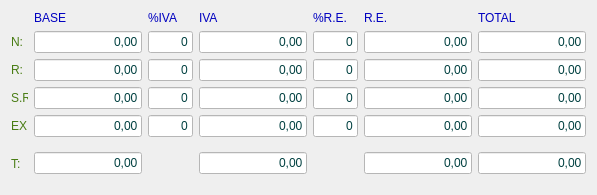
        <widget class="QWidget" name="tab_4">
         <attribute name="title">
          <string>Desglose</string>
         </attribute>
         <layout class="QGridLayout" name="gridLayout_11">
          <item row="0" column="1">
           <widget class="QLabel" name="label_28">
            <property name="styleSheet">
             <string notr="true">color: rgb(0, 0, 192);</string>
            </property>
            <property name="text">
             <string>BASE</string>
            </property>
           </widget>
          </item>
          <item row="0" column="2">
           <widget class="QLabel" name="label_55">
            <property name="styleSheet">
             <string notr="true">color: rgb(0, 0, 192);</string>
            </property>
            <property name="text">
             <string>%IVA</string>
            </property>
           </widget>
          </item>
          <item row="0" column="3">
           <widget class="QLabel" name="label_56">
            <property name="styleSheet">
             <string notr="true">color: rgb(0, 0, 192);</string>
            </property>
            <property name="text">
             <string>IVA</string>
            </property>
           </widget>
          </item>
          <item row="0" column="4">
           <widget class="QLabel" name="label_57">
            <property name="styleSheet">
             <string notr="true">color: rgb(0, 0, 192);</string>
            </property>
            <property name="text">
             <string>%R.E.</string>
            </property>
           </widget>
          </item>
          <item row="0" column="5">
           <widget class="QLabel" name="label_58">
            <property name="styleSheet">
             <string notr="true">color: rgb(0, 0, 192);</string>
            </property>
            <property name="text">
             <string>R.E.</string>
            </property>
           </widget>
          </item>
          <item row="0" column="6">
           <widget class="QLabel" name="label_59">
            <property name="styleSheet">
             <string notr="true">color: rgb(0, 0, 192);</string>
            </property>
            <property name="text">
             <string>TOTAL</string>
            </property>
           </widget>
          </item>
          <item row="1" column="0">
           <widget class="QLabel" name="label_18">
            <property name="maximumSize">
             <size>
              <width>17</width>
              <height>16777215</height>
             </size>
            </property>
            <property name="styleSheet">
             <string notr="true">color: rgb(72, 124, 19);</string>
            </property>
            <property name="text">
             <string>N:</string>
            </property>
           </widget>
          </item>
          <item row="1" column="1">
           <widget class="QLineEdit" name="txtrBase1">
            <property name="enabled">
             <bool>false</bool>
            </property>
            <property name="styleSheet">
             <string notr="true">background-color: rgb(255, 255, 255);
color: rgb(0, 64, 64);</string>
            </property>
            <property name="text">
             <string>0,00</string>
            </property>
            <property name="alignment">
             <set>Qt::AlignRight|Qt::AlignTrailing|Qt::AlignVCenter</set>
            </property>
            <property name="readOnly">
             <bool>true</bool>
            </property>
           </widget>
          </item>
          <item row="1" column="2">
           <widget class="QLineEdit" name="txtnPorcentajeIva1">
            <property name="enabled">
             <bool>false</bool>
            </property>
            <property name="maximumSize">
             <size>
              <width>45</width>
              <height>16777215</height>
             </size>
            </property>
            <property name="styleSheet">
             <string notr="true">background-color: rgb(255, 255, 255);
color: rgb(0, 64, 64);</string>
            </property>
            <property name="text">
             <string>0</string>
            </property>
            <property name="alignment">
             <set>Qt::AlignRight|Qt::AlignTrailing|Qt::AlignVCenter</set>
            </property>
            <property name="readOnly">
             <bool>true</bool>
            </property>
           </widget>
          </item>
          <item row="1" column="3">
           <widget class="QLineEdit" name="txtrIVA1">
            <property name="enabled">
             <bool>false</bool>
            </property>
            <property name="styleSheet">
             <string notr="true">background-color: rgb(255, 255, 255);
color: rgb(0, 64, 64);</string>
            </property>
            <property name="text">
             <string>0,00</string>
            </property>
            <property name="alignment">
             <set>Qt::AlignRight|Qt::AlignTrailing|Qt::AlignVCenter</set>
            </property>
            <property name="readOnly">
             <bool>true</bool>
            </property>
           </widget>
          </item>
          <item row="1" column="4">
           <widget class="QLineEdit" name="txtnRec1">
            <property name="enabled">
             <bool>false</bool>
            </property>
            <property name="maximumSize">
             <size>
              <width>45</width>
              <height>16777215</height>
             </size>
            </property>
            <property name="styleSheet">
             <string notr="true">background-color: rgb(255, 255, 255);
color: rgb(0, 64, 64);</string>
            </property>
            <property name="text">
             <string>0</string>
            </property>
            <property name="alignment">
             <set>Qt::AlignRight|Qt::AlignTrailing|Qt::AlignVCenter</set>
            </property>
            <property name="readOnly">
             <bool>true</bool>
            </property>
           </widget>
          </item>
          <item row="1" column="5">
           <widget class="QLineEdit" name="txtrRecargoEq1">
            <property name="enabled">
             <bool>false</bool>
            </property>
            <property name="styleSheet">
             <string notr="true">background-color: rgb(255, 255, 255);
color: rgb(0, 64, 64);</string>
            </property>
            <property name="text">
             <string>0,00</string>
            </property>
            <property name="alignment">
             <set>Qt::AlignRight|Qt::AlignTrailing|Qt::AlignVCenter</set>
            </property>
            <property name="readOnly">
             <bool>true</bool>
            </property>
           </widget>
          </item>
          <item row="1" column="6">
           <widget class="QLineEdit" name="txtrTotal1">
            <property name="enabled">
             <bool>false</bool>
            </property>
            <property name="styleSheet">
             <string notr="true">background-color: rgb(255, 255, 255);
color: rgb(0, 64, 64);</string>
            </property>
            <property name="text">
             <string>0,00</string>
            </property>
            <property name="alignment">
             <set>Qt::AlignRight|Qt::AlignTrailing|Qt::AlignVCenter</set>
            </property>
            <property name="readOnly">
             <bool>true</bool>
            </property>
           </widget>
          </item>
          <item row="2" column="0">
           <widget class="QLabel" name="label_25">
            <property name="maximumSize">
             <size>
              <width>17</width>
              <height>16777215</height>
             </size>
            </property>
            <property name="styleSheet">
             <string notr="true">color: rgb(72, 124, 19);</string>
            </property>
            <property name="text">
             <string>R:</string>
            </property>
           </widget>
          </item>
          <item row="2" column="1">
           <widget class="QLineEdit" name="txtrBase2">
            <property name="enabled">
             <bool>false</bool>
            </property>
            <property name="styleSheet">
             <string notr="true">background-color: rgb(255, 255, 255);
color: rgb(0, 64, 64);</string>
            </property>
            <property name="text">
             <string>0,00</string>
            </property>
            <property name="alignment">
             <set>Qt::AlignRight|Qt::AlignTrailing|Qt::AlignVCenter</set>
            </property>
            <property name="readOnly">
             <bool>true</bool>
            </property>
           </widget>
          </item>
          <item row="2" column="2">
           <widget class="QLineEdit" name="txtnPorcentajeIva2">
            <property name="enabled">
             <bool>false</bool>
            </property>
            <property name="maximumSize">
             <size>
              <width>45</width>
              <height>16777215</height>
             </size>
            </property>
            <property name="styleSheet">
             <string notr="true">background-color: rgb(255, 255, 255);
color: rgb(0, 64, 64);</string>
            </property>
            <property name="text">
             <string>0</string>
            </property>
            <property name="alignment">
             <set>Qt::AlignRight|Qt::AlignTrailing|Qt::AlignVCenter</set>
            </property>
            <property name="readOnly">
             <bool>true</bool>
            </property>
           </widget>
          </item>
          <item row="2" column="3">
           <widget class="QLineEdit" name="txtrIVA2">
            <property name="enabled">
             <bool>false</bool>
            </property>
            <property name="styleSheet">
             <string notr="true">background-color: rgb(255, 255, 255);
color: rgb(0, 64, 64);</string>
            </property>
            <property name="text">
             <string>0,00</string>
            </property>
            <property name="alignment">
             <set>Qt::AlignRight|Qt::AlignTrailing|Qt::AlignVCenter</set>
            </property>
            <property name="readOnly">
             <bool>true</bool>
            </property>
           </widget>
          </item>
          <item row="2" column="4">
           <widget class="QLineEdit" name="txtnRec2">
            <property name="enabled">
             <bool>false</bool>
            </property>
            <property name="maximumSize">
             <size>
              <width>45</width>
              <height>16777215</height>
             </size>
            </property>
            <property name="styleSheet">
             <string notr="true">background-color: rgb(255, 255, 255);
color: rgb(0, 64, 64);</string>
            </property>
            <property name="text">
             <string>0</string>
            </property>
            <property name="alignment">
             <set>Qt::AlignRight|Qt::AlignTrailing|Qt::AlignVCenter</set>
            </property>
            <property name="readOnly">
             <bool>true</bool>
            </property>
           </widget>
          </item>
          <item row="2" column="5">
           <widget class="QLineEdit" name="txtrRecargoEq2">
            <property name="enabled">
             <bool>false</bool>
            </property>
            <property name="styleSheet">
             <string notr="true">background-color: rgb(255, 255, 255);
color: rgb(0, 64, 64);</string>
            </property>
            <property name="text">
             <string>0,00</string>
            </property>
            <property name="alignment">
             <set>Qt::AlignRight|Qt::AlignTrailing|Qt::AlignVCenter</set>
            </property>
            <property name="readOnly">
             <bool>true</bool>
            </property>
           </widget>
          </item>
          <item row="2" column="6">
           <widget class="QLineEdit" name="txtrTotal2">
            <property name="enabled">
             <bool>false</bool>
            </property>
            <property name="styleSheet">
             <string notr="true">background-color: rgb(255, 255, 255);
color: rgb(0, 64, 64);</string>
            </property>
            <property name="text">
             <string>0,00</string>
            </property>
            <property name="alignment">
             <set>Qt::AlignRight|Qt::AlignTrailing|Qt::AlignVCenter</set>
            </property>
            <property name="readOnly">
             <bool>true</bool>
            </property>
           </widget>
          </item>
          <item row="3" column="0">
           <widget class="QLabel" name="label_26">
            <property name="maximumSize">
             <size>
              <width>17</width>
              <height>16777215</height>
             </size>
            </property>
            <property name="styleSheet">
             <string notr="true">color: rgb(72, 124, 19);</string>
            </property>
            <property name="text">
             <string>S.R.:</string>
            </property>
           </widget>
          </item>
          <item row="3" column="1">
           <widget class="QLineEdit" name="txtrBase3">
            <property name="enabled">
             <bool>false</bool>
            </property>
            <property name="styleSheet">
             <string notr="true">background-color: rgb(255, 255, 255);
color: rgb(0, 64, 64);</string>
            </property>
            <property name="text">
             <string>0,00</string>
            </property>
            <property name="alignment">
             <set>Qt::AlignRight|Qt::AlignTrailing|Qt::AlignVCenter</set>
            </property>
            <property name="readOnly">
             <bool>true</bool>
            </property>
           </widget>
          </item>
          <item row="3" column="2">
           <widget class="QLineEdit" name="txtnPorcentajeIva3">
            <property name="enabled">
             <bool>false</bool>
            </property>
            <property name="maximumSize">
             <size>
              <width>45</width>
              <height>16777215</height>
             </size>
            </property>
            <property name="styleSheet">
             <string notr="true">background-color: rgb(255, 255, 255);
color: rgb(0, 64, 64);</string>
            </property>
            <property name="text">
             <string>0</string>
            </property>
            <property name="alignment">
             <set>Qt::AlignRight|Qt::AlignTrailing|Qt::AlignVCenter</set>
            </property>
            <property name="readOnly">
             <bool>true</bool>
            </property>
           </widget>
          </item>
          <item row="3" column="3">
           <widget class="QLineEdit" name="txtrIVA3">
            <property name="enabled">
             <bool>false</bool>
            </property>
            <property name="styleSheet">
             <string notr="true">background-color: rgb(255, 255, 255);
color: rgb(0, 64, 64);</string>
            </property>
            <property name="text">
             <string>0,00</string>
            </property>
            <property name="alignment">
             <set>Qt::AlignRight|Qt::AlignTrailing|Qt::AlignVCenter</set>
            </property>
            <property name="readOnly">
             <bool>true</bool>
            </property>
           </widget>
          </item>
          <item row="3" column="4">
           <widget class="QLineEdit" name="txtnRec3">
            <property name="enabled">
             <bool>false</bool>
            </property>
            <property name="maximumSize">
             <size>
              <width>45</width>
              <height>16777215</height>
             </size>
            </property>
            <property name="styleSheet">
             <string notr="true">background-color: rgb(255, 255, 255);
color: rgb(0, 64, 64);</string>
            </property>
            <property name="text">
             <string>0</string>
            </property>
            <property name="alignment">
             <set>Qt::AlignRight|Qt::AlignTrailing|Qt::AlignVCenter</set>
            </property>
            <property name="readOnly">
             <bool>true</bool>
            </property>
           </widget>
          </item>
          <item row="3" column="5">
           <widget class="QLineEdit" name="txtrRecargoEq3">
            <property name="enabled">
             <bool>false</bool>
            </property>
            <property name="styleSheet">
             <string notr="true">background-color: rgb(255, 255, 255);
color: rgb(0, 64, 64);</string>
            </property>
            <property name="text">
             <string>0,00</string>
            </property>
            <property name="alignment">
             <set>Qt::AlignRight|Qt::AlignTrailing|Qt::AlignVCenter</set>
            </property>
            <property name="readOnly">
             <bool>true</bool>
            </property>
           </widget>
          </item>
          <item row="3" column="6">
           <widget class="QLineEdit" name="txtrTotal3">
            <property name="enabled">
             <bool>false</bool>
            </property>
            <property name="styleSheet">
             <string notr="true">background-color: rgb(255, 255, 255);
color: rgb(0, 64, 64);</string>
            </property>
            <property name="text">
             <string>0,00</string>
            </property>
            <property name="alignment">
             <set>Qt::AlignRight|Qt::AlignTrailing|Qt::AlignVCenter</set>
            </property>
            <property name="readOnly">
             <bool>true</bool>
            </property>
           </widget>
          </item>
          <item row="4" column="0">
           <widget class="QLabel" name="label_27">
            <property name="maximumSize">
             <size>
              <width>17</width>
              <height>16777215</height>
             </size>
            </property>
            <property name="styleSheet">
             <string notr="true">color: rgb(72, 124, 19);</string>
            </property>
            <property name="text">
             <string>EX.:</string>
            </property>
           </widget>
          </item>
          <item row="4" column="1">
           <widget class="QLineEdit" name="txtrBase4">
            <property name="enabled">
             <bool>false</bool>
            </property>
            <property name="styleSheet">
             <string notr="true">background-color: rgb(255, 255, 255);
color: rgb(0, 64, 64);</string>
            </property>
            <property name="text">
             <string>0,00</string>
            </property>
            <property name="alignment">
             <set>Qt::AlignRight|Qt::AlignTrailing|Qt::AlignVCenter</set>
            </property>
            <property name="readOnly">
             <bool>true</bool>
            </property>
           </widget>
          </item>
          <item row="4" column="2">
           <widget class="QLineEdit" name="txtnPorcentajeIva4">
            <property name="enabled">
             <bool>false</bool>
            </property>
            <property name="maximumSize">
             <size>
              <width>45</width>
              <height>16777215</height>
             </size>
            </property>
            <property name="styleSheet">
             <string notr="true">background-color: rgb(255, 255, 255);
color: rgb(0, 64, 64);</string>
            </property>
            <property name="text">
             <string>0</string>
            </property>
            <property name="alignment">
             <set>Qt::AlignRight|Qt::AlignTrailing|Qt::AlignVCenter</set>
            </property>
            <property name="readOnly">
             <bool>true</bool>
            </property>
           </widget>
          </item>
          <item row="4" column="3">
           <widget class="QLineEdit" name="txtrIVA4">
            <property name="enabled">
             <bool>false</bool>
            </property>
            <property name="styleSheet">
             <string notr="true">background-color: rgb(255, 255, 255);
color: rgb(0, 64, 64);</string>
            </property>
            <property name="text">
             <string>0,00</string>
            </property>
            <property name="alignment">
             <set>Qt::AlignRight|Qt::AlignTrailing|Qt::AlignVCenter</set>
            </property>
            <property name="readOnly">
             <bool>true</bool>
            </property>
           </widget>
          </item>
          <item row="4" column="4">
           <widget class="QLineEdit" name="txtnRec4">
            <property name="enabled">
             <bool>false</bool>
            </property>
            <property name="maximumSize">
             <size>
              <width>45</width>
              <height>16777215</height>
             </size>
            </property>
            <property name="styleSheet">
             <string notr="true">background-color: rgb(255, 255, 255);
color: rgb(0, 64, 64);</string>
            </property>
            <property name="text">
             <string>0</string>
            </property>
            <property name="alignment">
             <set>Qt::AlignRight|Qt::AlignTrailing|Qt::AlignVCenter</set>
            </property>
            <property name="readOnly">
             <bool>true</bool>
            </property>
           </widget>
          </item>
          <item row="4" column="5">
           <widget class="QLineEdit" name="txtrRecargoEq4">
            <property name="enabled">
             <bool>false</bool>
            </property>
            <property name="styleSheet">
             <string notr="true">background-color: rgb(255, 255, 255);
color: rgb(0, 64, 64);</string>
            </property>
            <property name="text">
             <string>0,00</string>
            </property>
            <property name="alignment">
             <set>Qt::AlignRight|Qt::AlignTrailing|Qt::AlignVCenter</set>
            </property>
            <property name="readOnly">
             <bool>true</bool>
            </property>
           </widget>
          </item>
          <item row="4" column="6">
           <widget class="QLineEdit" name="txtrTotal4">
            <property name="enabled">
             <bool>false</bool>
            </property>
            <property name="styleSheet">
             <string notr="true">background-color: rgb(255, 255, 255);
color: rgb(0, 64, 64);</string>
            </property>
            <property name="text">
             <string>0,00</string>
            </property>
            <property name="alignment">
             <set>Qt::AlignRight|Qt::AlignTrailing|Qt::AlignVCenter</set>
            </property>
            <property name="readOnly">
             <bool>true</bool>
            </property>
           </widget>
          </item>
          <item row="5" column="0">
           <widget class="QLabel" name="label_29">
            <property name="maximumSize">
             <size>
              <width>17</width>
              <height>16777215</height>
             </size>
            </property>
            <property name="styleSheet">
             <string notr="true">color: rgb(72, 124, 19);</string>
            </property>
            <property name="text">
             <string>T:</string>
            </property>
           </widget>
          </item>
          <item row="5" column="1">
           <widget class="QLineEdit" name="txtrBaseTotal_2">
            <property name="enabled">
             <bool>false</bool>
            </property>
            <property name="styleSheet">
             <string notr="true">background-color: rgb(255, 255, 255);
color: rgb(0, 64, 64);</string>
            </property>
            <property name="text">
             <string>0,00</string>
            </property>
            <property name="alignment">
             <set>Qt::AlignRight|Qt::AlignTrailing|Qt::AlignVCenter</set>
            </property>
            <property name="readOnly">
             <bool>true</bool>
            </property>
           </widget>
          </item>
          <item row="5" column="2">
           <spacer name="verticalSpacer_4">
            <property name="orientation">
             <enum>Qt::Vertical</enum>
            </property>
            <property name="sizeHint" stdset="0">
             <size>
              <width>20</width>
              <height>41</height>
             </size>
            </property>
           </spacer>
          </item>
          <item row="5" column="3">
           <widget class="QLineEdit" name="txtrTotalIVA_2">
            <property name="enabled">
             <bool>false</bool>
            </property>
            <property name="styleSheet">
             <string notr="true">background-color: rgb(255, 255, 255);
color: rgb(0, 64, 64);</string>
            </property>
            <property name="text">
             <string>0,00</string>
            </property>
            <property name="alignment">
             <set>Qt::AlignRight|Qt::AlignTrailing|Qt::AlignVCenter</set>
            </property>
            <property name="readOnly">
             <bool>true</bool>
            </property>
           </widget>
          </item>
          <item row="5" column="4">
           <spacer name="verticalSpacer_5">
            <property name="orientation">
             <enum>Qt::Vertical</enum>
            </property>
            <property name="sizeHint" stdset="0">
             <size>
              <width>20</width>
              <height>41</height>
             </size>
            </property>
           </spacer>
          </item>
          <item row="5" column="5">
           <widget class="QLineEdit" name="txtrTotalRecargoEq_2">
            <property name="enabled">
             <bool>false</bool>
            </property>
            <property name="styleSheet">
             <string notr="true">background-color: rgb(255, 255, 255);
color: rgb(0, 64, 64);</string>
            </property>
            <property name="text">
             <string>0,00</string>
            </property>
            <property name="alignment">
             <set>Qt::AlignRight|Qt::AlignTrailing|Qt::AlignVCenter</set>
            </property>
            <property name="readOnly">
             <bool>true</bool>
            </property>
           </widget>
          </item>
          <item row="5" column="6">
           <widget class="QLineEdit" name="txtrTotal_2">
            <property name="enabled">
             <bool>false</bool>
            </property>
            <property name="styleSheet">
             <string notr="true">background-color: rgb(255, 255, 255);
color: rgb(0, 64, 64);</string>
            </property>
            <property name="text">
             <string>0,00</string>
            </property>
            <property name="alignment">
             <set>Qt::AlignRight|Qt::AlignTrailing|Qt::AlignVCenter</set>
            </property>
            <property name="readOnly">
             <bool>true</bool>
            </property>
           </widget>
          </item>
         </layout>
        </widget>
